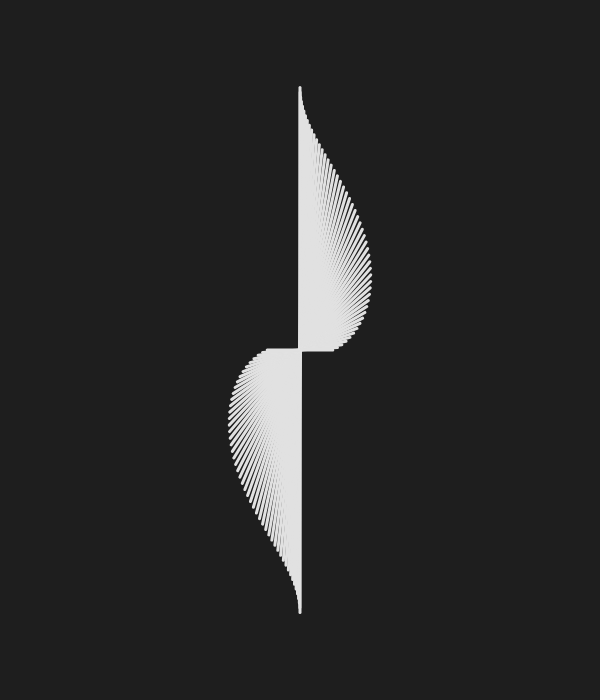
Frame 1 (no input)
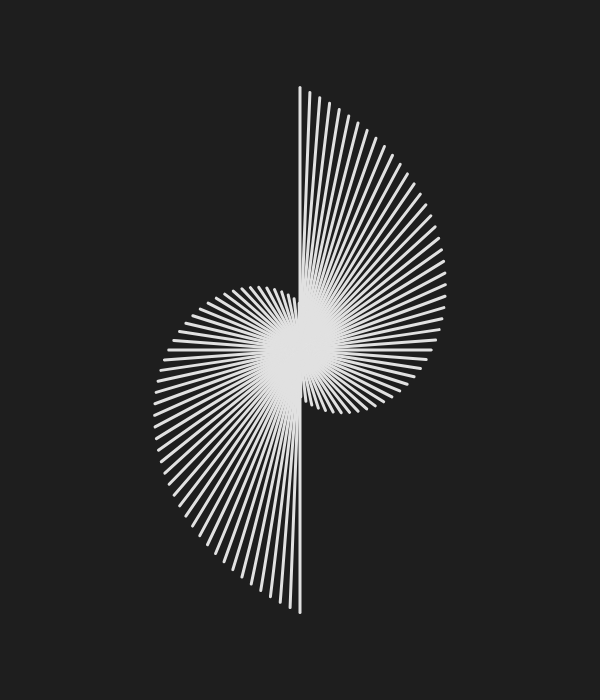
Frame 60 (no input)
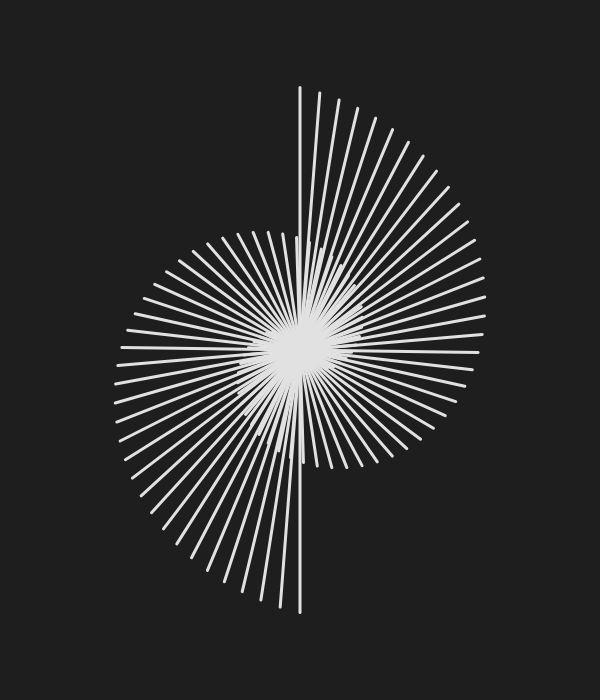
Frame 120 (the mouse pressed at the canvas centre since frame 60)

The p5.js sketch that drew these frames (run headless with seeded random() and noise() and a simulated clock; from frame 60 on, the mouse is pressed at the canvas centre):

// p5.js sketch
// ── sketch.js
function setup() {
  width = 600;
  height = 700;
  createCanvas(width, height);
}

function draw() {  
  translate(width/2, height/2);
  backgroundColor = color('#36753c');
  backgroundColor = color(30)
  background(backgroundColor);
  
  c = color('#fac519')
  c = color(225)  
  
  steps = 50;
  speed = 0.01;
  for(var i = 0; i < steps; i++){
    lineHeight = lerp(height/16, height/2, 1-i/(steps-1))*1.5
    //c.setAlpha((height - lineHeight)/height*255)
    stroke(c)
    strokeWeight(3)
    line(0, -lineHeight/2, 0, lineHeight/2)
    //rotate(lerp(0, PI/(steps-1), i/(steps-1)))
    rotate(lerp(0, PI/(steps-1), i/(steps-1) + frameCount*speed))
  }
}
